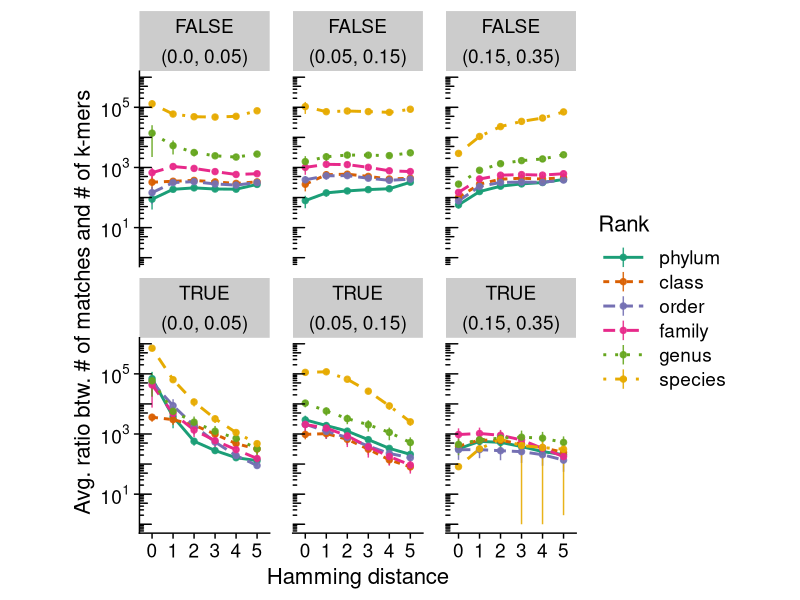

Reproduce this figure in R. (Note: this script raises an error after producing the figure.)
require(ggplot2)
require(readr)
require(cowplot)
require(dplyr)
require(plotrix)

num_reads <- 66667
L <- 150
k <- 32

ms <- read_tsv("../results/CONSULTII-summary_match_distances-bacteria-w4s5.tsv")
ms$Rank <- tolower(ms$Rank)
ms$Rank <- factor(
  ms$Rank,
  levels = c("kingdom", "phylum", "class", "order", "family", "genus", "species")
)

ms <- ms %>% filter(Rank != "kingdom")

ms$Ratio <- ms$Count/num_reads/(L-k+1)

ms_summary <- ms %>%
  group_by(Rank, Hamming_distance, Match, Bin) %>%
  summarize(avg = mean(Count), std = std.error(Count))

ggplot(ms_summary, aes(color = Rank, fill = Rank)) +
  facet_wrap(vars(Match, Bin), ncol=3) +
  geom_line(aes(x = factor(Hamming_distance), y = avg, linetype = Rank, group = Rank), stat = "identity", linewidth = 1) +
  geom_pointrange(aes(x = factor(Hamming_distance), y = avg, ymin = avg - std, ymax = avg + std), alpha = 0.9, size = 0.3) +
  scale_y_continuous(trans = "log10", labels = scales::trans_format("log10", scales::math_format(10^.x))) +
  theme_cowplot(font_size = 16) +
  labs(shape = "Rank", colour = "Rank", x = "Hamming distance", y = "Avg. ratio btw. # of matches and # of k-mers") +
  scale_colour_brewer(palette = "Dark2") +
  theme(panel.spacing.x = unit(1.15, "lines")) +
  theme(legend.key.width = unit(2.5, "line")) +
  annotation_logticks(sides = "l") +
  theme(aspect.ratio = 1.5)
ggsave2("../figures/number_of_matches.pdf")